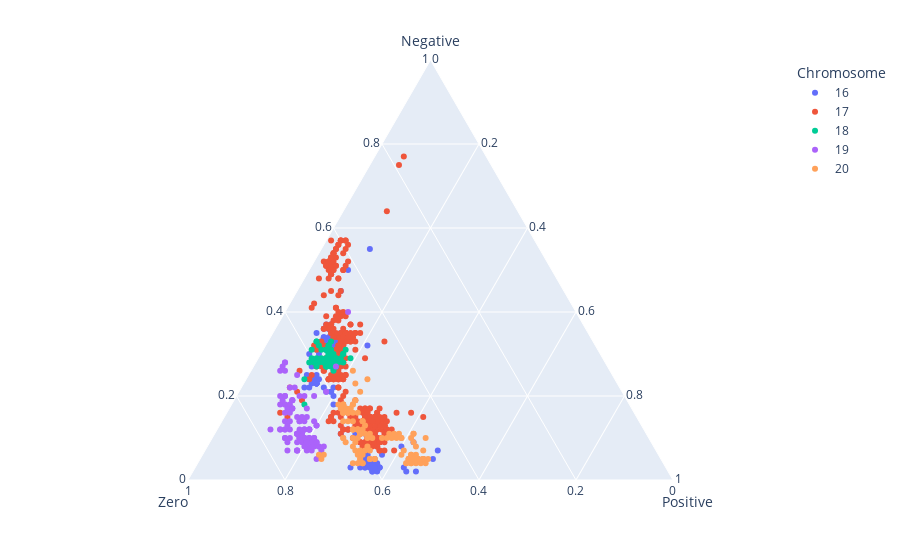

This figure's notebook cell:
### Code cell
plot = px.scatter_ternary(df[1948:2656], a = 'Negative', 
                          b = 'Zero',
                          c='Positive',
                          color = 'Chromosome')
plot.show()

### Figure 1 — Plotly figure (JSON) as saved in the notebook; plotly's stock layout.template omitted (floating-point values rounded to 4 significant figures; data arrays with more than 128 entries replaced by an {"elided": "..."} marker saying what was removed)
{"data": [{"a": [2, 3, 6, 3, 5, 3, 4, 3, 32, 3, 3, 3, 3, 4, 6, 11, 3, 5, 4, 3, 3, 2, 3, 3, 3, 2, 2, 2, 5, 7, 8, 9, 6, 11, 12, 11, 13, 11, 22, 21, 20, 21, 21, 22, 23, 23, 24, 24, 23, 24, 22, 22, 23, 23, 23, 24, 50, 18, 25, 27, 28, 30, 30, 31, 32, 31, 33, 33, 33, 32, 33, 37, 34, 55, 32, 32, 31, 11, 32, 33, 34, 34, 45, 37, 33, 36, 35, 36, 35, 25, 34, 37, 36], "b": [61, 62, 60, 63, 61, 61, 59, 61, 47, 60, 60, 59, 59, 61, 60, 56, 62, 59, 60, 60, 54, 61, 65, 59, 60, 60, 54, 52, 47, 45, 52, 49, 57, 63, 61, 57, 57, 60, 59, 60, 60, 61, 60, 61, 63, 62, 61, 62, 62, 63, 65, 64, 62, 62, 62, 62, 42, 61, 63, 61, 60, 58, 60, 58, 57, 56, 55, 56, 55, 55, 54, 52, 54, 35, 54, 54, 55, 58, 52, 53, 55, 55, 46, 52, 56, 54, 56, 53, 51, 61, 53, 53, 53], "c": [37, 35, 34, 34, 34, 36, 37, 36, 21, 37, 37, 38, 38, 35, 34, 33, 35, 36, 36, 37, 43, 37, 32, 38, 37, 38, 44, 46, 48, 48, 40, 42, 37, 26, 27, 32, 30, 29, 19, 19, 20, 18, 19, 17, 14, 15, 15, 14, 15, 13, 13, 14, 15, 15, 15, 14, 8, 21, 12, 12, 12, 12, 10, 11, 11, 13, 12, 11, 12, 13, 13, 11, 12, 10, 14, 14, 14, 31, 16, 14, 11, 11, 9, 11, 11, 10, 9, 11, 14, 14, 13, 10, 11], "hovertemplate": "Chromosome=16<br>Negative=%{a}<br>Zero=%{b}<br>Positive=%{c}<extra></extra>", "legendgroup": "16", "marker": {"color": "#636efa", "symbol": "circle"}, "mode": "markers", "name": "16", "showlegend": true, "subplot": "ternary", "type": "scatterternary"}, {"a": {"elided": "344 int values"}, "b": {"elided": "344 int values"}, "c": {"elided": "344 int values"}, "hovertemplate": "Chromosome=17<br>Negative=%{a}<br>Zero=%{b}<br>Positive=%{c}<extra></extra>", "legendgroup": "17", "marker": {"color": "#EF553B", "symbol": "circle"}, "mode": "markers", "name": "17", "showlegend": true, "subplot": "ternary", "type": "scatterternary"}, {"a": [27, 28, 29, 28, 26, 27, 28, 29, 29, 30, 31, 30, 29, 29, 29, 30, 31, 29, 30, 27, 24, 18, 27, 31, 29, 29, 27, 28, 28, 29, 27, 27, 27, 27, 28, 28, 28, 29, 28, 28, 29, 31, 28, 29, 33, 33, 32, 31, 33, 32, 31, 31, 32, 32, 30, 30], "b": [56, 56, 56, 57, 57, 56, 54, 54, 52, 53, 52, 53, 55, 55, 56, 56, 55, 57, 55, 60, 64, 67, 58, 56, 57, 56, 57, 55, 56, 56, 56, 57, 58, 58, 58, 56, 58, 58, 61, 59, 60, 59, 60, 59, 57, 57, 57, 56, 54, 55, 57, 56, 55, 55, 56, 56], "c": [17, 16, 15, 15, 17, 17, 18, 17, 19, 17, 17, 17, 16, 16, 15, 14, 14, 14, 15, 13, 12, 15, 15, 13, 14, 15, 16, 17, 16, 15, 17, 16, 15, 15, 14, 16, 14, 13, 11, 13, 11, 10, 12, 12, 10, 10, 11, 13, 13, 13, 12, 13, 13, 13, 14, 14], "hovertemplate": "Chromosome=18<br>Negative=%{a}<br>Zero=%{b}<br>Positive=%{c}<extra></extra>", "legendgroup": "18", "marker": {"color": "#00cc96", "symbol": "circle"}, "mode": "markers", "name": "18", "showlegend": true, "subplot": "ternary", "type": "scatterternary"}, {"a": [25, 40, 26, 28, 26, 28, 27, 22, 20, 20, 12, 18, 18, 22, 19, 20, 19, 18, 19, 20, 20, 18, 14, 15, 15, 15, 17, 14, 12, 12, 11, 9, 8, 8, 9, 9, 8, 8, 8, 10, 27, 12, 10, 10, 10, 9, 7, 7, 7, 7, 7, 5, 7, 7, 8, 10, 10, 10, 9, 9, 13, 9, 11, 10, 9, 9, 10, 12, 12, 12, 16, 19, 17, 17, 17, 16, 17, 14, 13, 12, 12, 12, 12, 12, 9, 12, 14, 21, 13, 11, 11, 11, 11, 10, 12, 8, 9, 10, 10, 9, 10, 14, 14, 20], "b": [65, 47, 68, 66, 67, 66, 67, 67, 70, 70, 77, 72, 71, 68, 69, 71, 71, 70, 69, 66, 67, 71, 73, 70, 68, 69, 67, 69, 71, 70, 72, 72, 71, 69, 70, 69, 70, 68, 69, 70, 56, 69, 71, 71, 72, 71, 74, 74, 74, 76, 72, 71, 71, 69, 71, 70, 69, 69, 70, 69, 67, 71, 71, 72, 71, 73, 75, 74, 75, 75, 72, 69, 71, 70, 70, 71, 70, 72, 73, 74, 73, 70, 69, 69, 71, 70, 67, 61, 67, 71, 72, 72, 72, 71, 69, 72, 71, 72, 74, 75, 75, 70, 70, 64], "c": [10, 13, 6, 6, 7, 6, 6, 11, 10, 10, 11, 10, 11, 10, 12, 9, 10, 12, 12, 14, 13, 11, 13, 15, 17, 16, 16, 17, 17, 18, 17, 19, 21, 23, 21, 22, 22, 24, 23, 20, 17, 19, 19, 19, 18, 20, 19, 19, 19, 17, 21, 24, 22, 24, 21, 20, 21, 21, 21, 22, 20, 20, 18, 18, 20, 18, 15, 14, 13, 13, 12, 12, 12, 13, 13, 13, 13, 14, 14, 14, 15, 18, 19, 19, 20, 18, 19, 18, 20, 18, 17, 17, 17, 19, 19, 20, 20, 18, 16, 16, 15, 16, 16, 16], "hovertemplate": "Chromosome=19<br>Negative=%{a}<br>Zero=%{b}<br>Positive=%{c}<extra></extra>", "legendgroup": "19", "marker": {"color": "#ab63fa", "symbol": "circle"}, "mode": "markers", "name": "19", "showlegend": true, "subplot": "ternary", "type": "scatterternary"}, {"a": [18, 24, 21, 19, 16, 23, 26, 17, 16, 16, 16, 16, 17, 18, 16, 17, 18, 18, 18, 17, 16, 14, 14, 17, 14, 12, 12, 14, 13, 12, 14, 10, 10, 6, 5, 6, 4, 4, 4, 6, 7, 10, 11, 11, 11, 9, 6, 5, 5, 5, 5, 4, 5, 5, 7, 7, 7, 8, 10, 11, 12, 9, 10, 8, 12, 12, 12, 12, 11, 10, 10, 10, 10, 11, 10, 10, 10, 11, 11, 11, 10, 11, 10, 8, 9, 7, 4, 6, 7, 5, 4, 4, 4, 4, 5, 5, 5, 5, 5, 5, 4, 4, 6, 6, 6, 5, 5, 5, 5, 5, 5], "b": [57, 51, 54, 56, 57, 54, 53, 59, 60, 60, 59, 60, 58, 57, 59, 59, 59, 59, 60, 60, 58, 57, 59, 58, 60, 59, 58, 57, 57, 59, 61, 63, 63, 70, 70, 69, 64, 62, 62, 62, 62, 60, 59, 59, 58, 61, 61, 62, 60, 60, 59, 63, 62, 59, 59, 61, 60, 59, 58, 59, 60, 63, 61, 62, 59, 60, 59, 60, 57, 57, 55, 54, 53, 53, 52, 51, 51, 51, 52, 48, 46, 48, 49, 49, 49, 52, 53, 50, 48, 52, 51, 52, 50, 49, 49, 52, 50, 52, 51, 52, 52, 53, 53, 51, 51, 49, 48, 49, 49, 50, 51], "c": [25, 25, 25, 25, 27, 23, 21, 24, 24, 24, 25, 24, 25, 25, 25, 24, 23, 23, 22, 23, 26, 29, 27, 25, 26, 29, 30, 29, 30, 29, 25, 27, 27, 24, 25, 25, 32, 34, 34, 32, 31, 30, 30, 30, 31, 30, 33, 33, 35, 35, 36, 33, 33, 36, 34, 32, 33, 33, 32, 30, 28, 28, 29, 30, 29, 28, 29, 28, 32, 33, 35, 36, 37, 36, 38, 39, 39, 38, 37, 41, 44, 41, 41, 43, 42, 41, 43, 44, 45, 43, 45, 44, 46, 47, 46, 43, 45, 43, 44, 43, 44, 43, 41, 43, 43, 46, 47, 46, 46, 45, 44], "hovertemplate": "Chromosome=20<br>Negative=%{a}<br>Zero=%{b}<br>Positive=%{c}<extra></extra>", "legendgroup": "20", "marker": {"color": "#FFA15A", "symbol": "circle"}, "mode": "markers", "name": "20", "showlegend": true, "subplot": "ternary", "type": "scatterternary"}], "layout": {"legend": {"title": {"text": "Chromosome"}, "tracegroupgap": 0}, "margin": {"t": 60}, "ternary": {"aaxis": {"title": {"text": "Negative"}}, "baxis": {"title": {"text": "Zero"}}, "caxis": {"title": {"text": "Positive"}}, "domain": {"x": [0, 1], "y": [0, 1]}}}}
